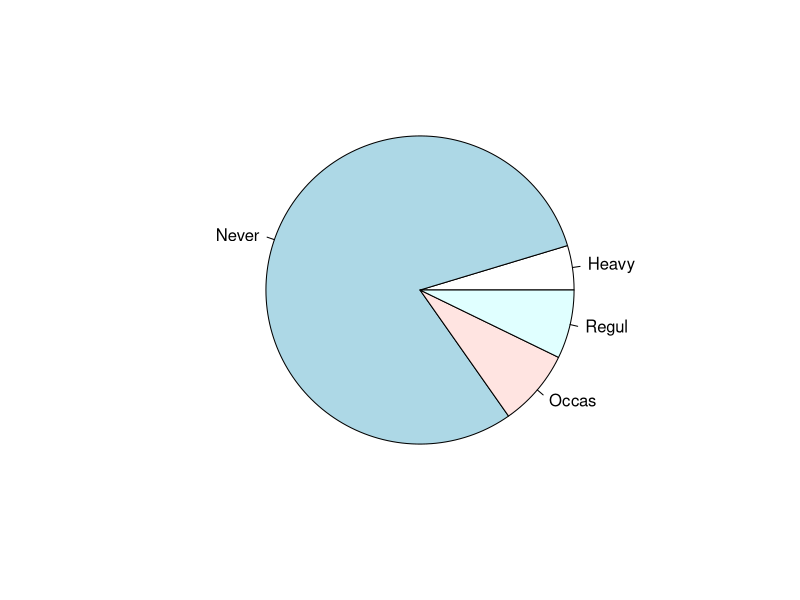
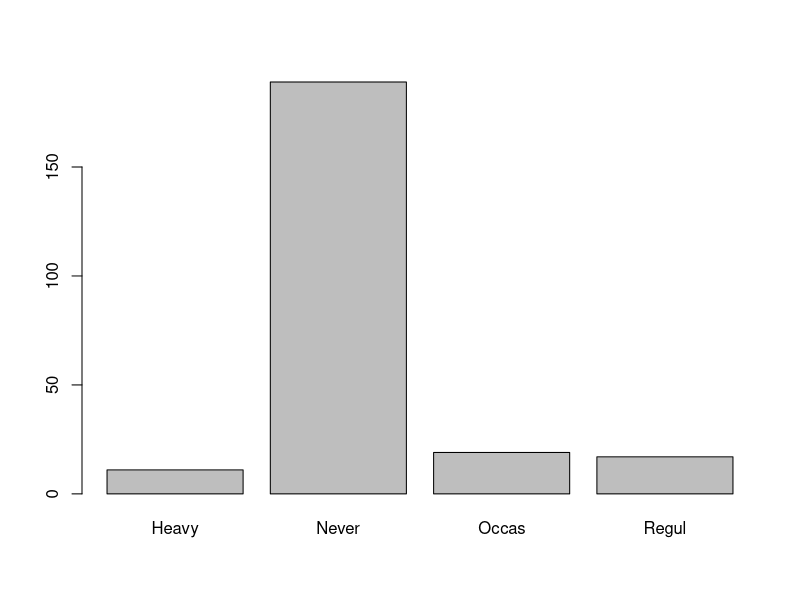
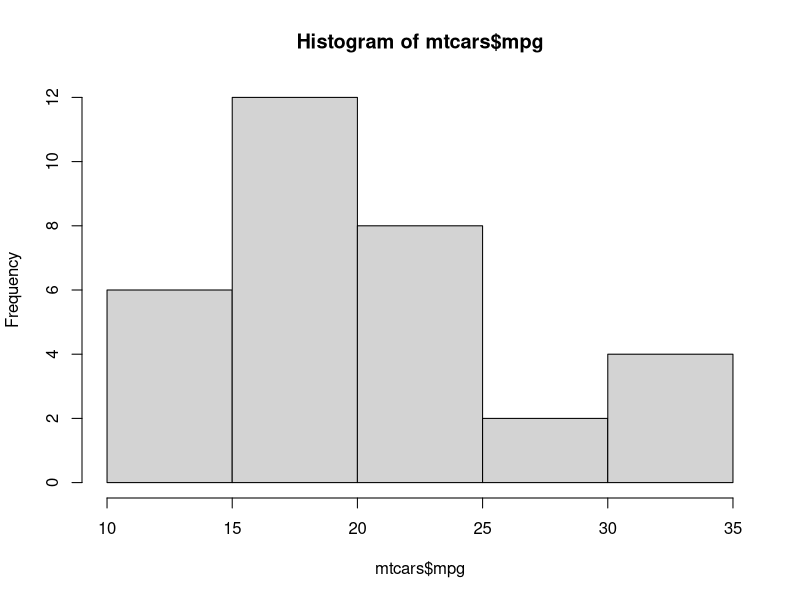
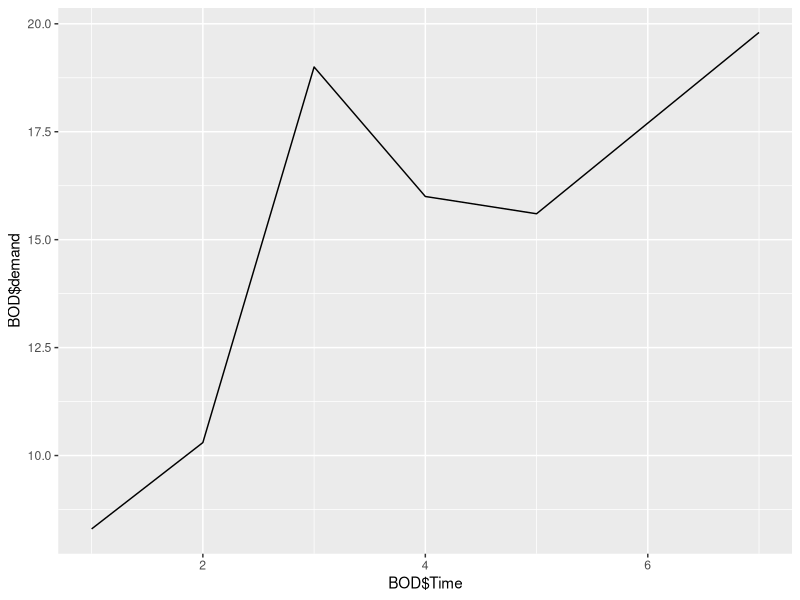
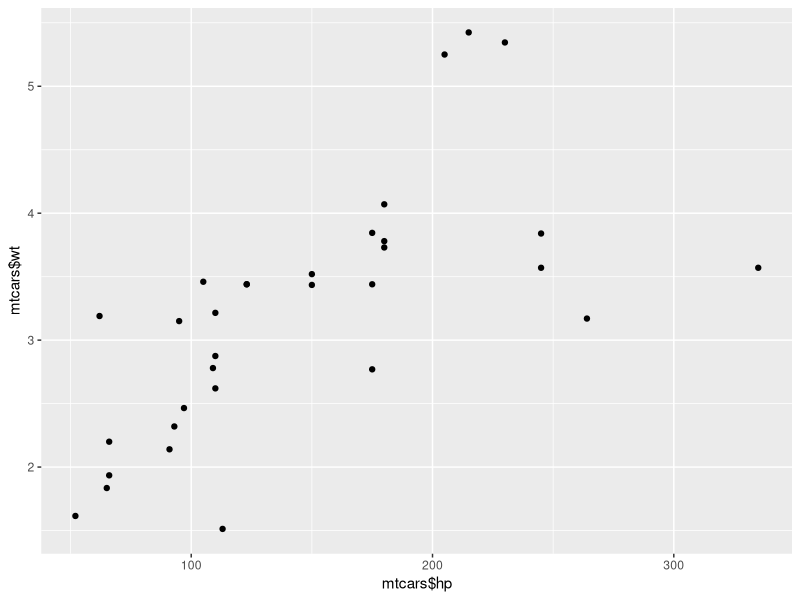
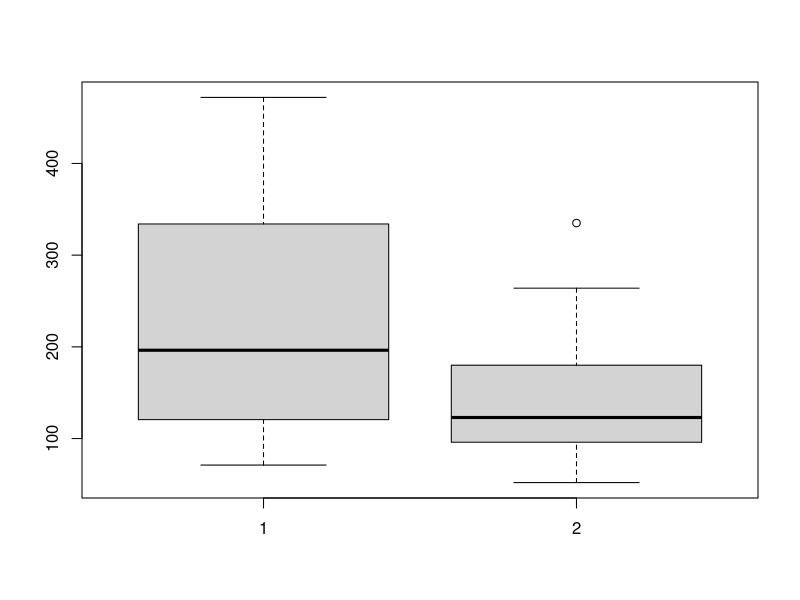
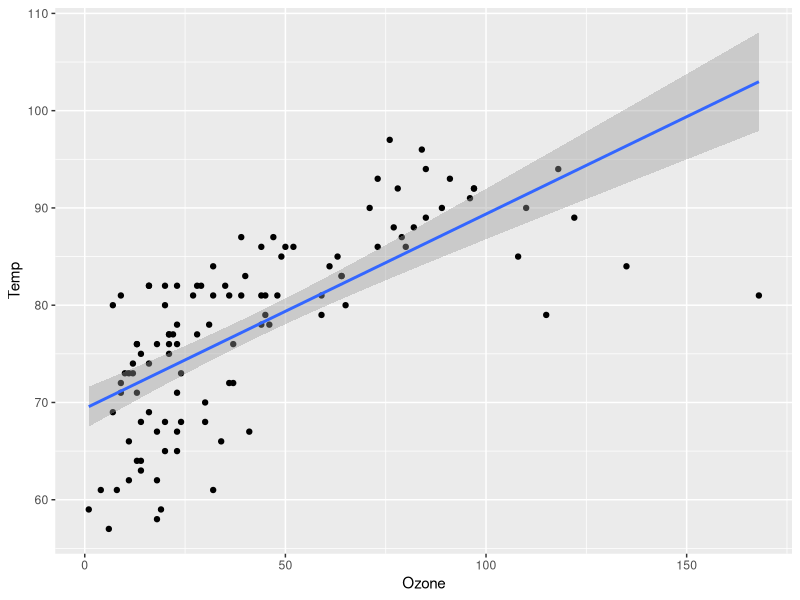
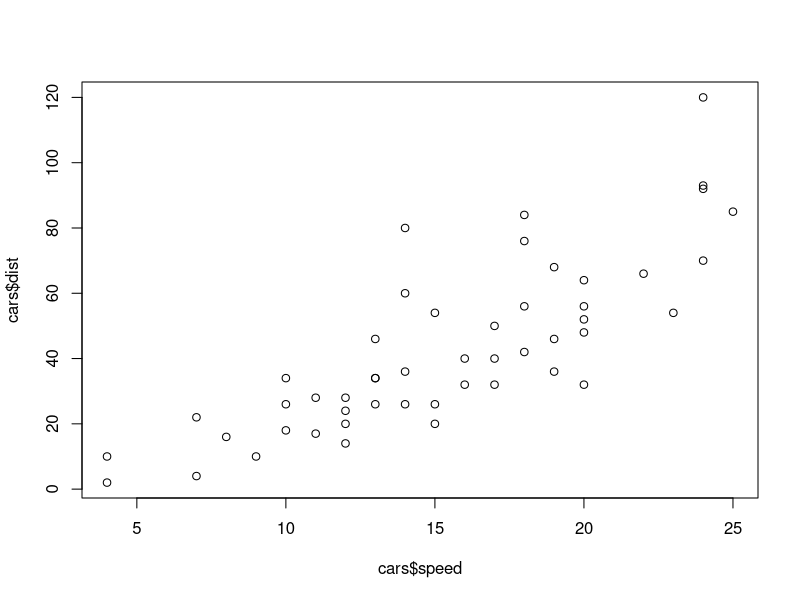

Write the R code that produced these figures, in order.
#==================#
# 02. 기초통계분석 #
#==================#

###############
# 1. 기술통계 #
###############

## (4) 자료의 요약

# (b) 질적자료 요약 기법 사례
library(MASS)
data(survey)

# frequency table
table(survey$Smoke)

# pie chart
smoke<-table(survey$Smoke)
pie(smoke)

#bar chart
barplot(smoke)

# contingency table
table(survey$Sex,survey$Smoke)


# (d) 양적 자료 요약 기법 사례
data(mtcars)

# histogram
hist(mtcars$mpg)

#stem and leaf   # 줄기잎그림 
stem(mtcars$hp) 

#line graph 선 그래프 
library(ggplot2)
ggplot(BOD, aes(x=BOD$Time, y=BOD$demand)) + geom_line()

#scatter plot  산점도 
ggplot(mtcars,aes(x=mtcars$hp, y=mtcars$wt)) + geom_point()


## (5) 자료의 요약: 중심위치
#상자도표 사례
boxplot(mtcars$disp, mtcars$hp)


## (6) 자료의 요약 사례
data(iris)
head(iris)
summary(iris)
mean(iris$Petal.Width)
median(iris$Petal.Width)
sd(iris$Petal.Width)    # standard deviation
var(iris$Petal.Width)
quantile(iris$Petal.Width, 1/4)   # 1st quadrant
quantile(iris$Petal.Width, 3/4)   # 3rd quadrant
max(iris$Petal.Width)
min(iris$Petal.Width)


###########################
# 2. Correlation Analysis #
###########################

## (5) 상관분석의 사례
install.packages("Hmisc")
library(Hmisc)   # install : install.packages(“Hmisc”)
library(ggplot2)  # install : install.packages(“ggplot2”)
data(airquality)
aq<-na.omit(airquality)
head(aq)

g <- ggplot(aq, aes(Ozone,Temp))
g + geom_point() + geom_smooth(method="lm") # geom_smooth => 회귀선을 도출하는 함수 

# (a) cor(): 두변수
cor(aq$Ozone, aq$Temp)

# (b) cor(): dataset에 포함된 모든 변수
cor(aq[,c(1:4)])  # mtcars 

# (c) cov()
cov(aq[,c(1:4)])

# (d) 피어슨상관분석
cor(as.matrix(aq[,c(1:4)]),method="pearson")

# (e) 스피어만 서열척도 예제(2013년 프로야구 선수 기록 발췌)
Player<-c("LSY","CHW","KHS","BBH","KJH","NJW","CJ")
BT <- c(443,511,434,450,450,435,434)
H2 <- c(24,28,23,17,21,18,18)
HR <- c(13,29,16,37,22,21,28)
BB <- c(30,47,62,92,68,62,64)
SO <- c(94,91,71,96,109,70,109)
data1 <- data.frame(BT,H2,HR,BB,SO)
rownames(data1)<-Player
rcorr(as.matrix(data1), type="spearman")

# (f) 켄달  예제
cor(data1, method="kendall")

####################
# 3. 회귀분석 개념 #
####################

## (8) 단순회귀분석 사례

# regression analysis
data(cars)

# scatter plot
plot(cars$speed, cars$dist)

# correlation analysis
cor.test(cars$speed, cars$dist)

# 회귀분석 실시
m <- lm(dist~speed, data=cars)  # 선형회귀 핵심 함수 
summary(m)

# test
par(mfrow=c(2,2))
plot(m)
par(mfrow=c(1,1))  # 그래픽 모양 조절 // mfrow => 한 화면에 여러 그래프 비교할 때 

plot(cars$speed, cars$dist) # visualize regession model
abline(coef(m))


######################
# 4. 회귀분석의 종류 #
######################

## (5) 다중회귀분석 사례

# multiple linear Regression
data(iris)

# scatter plot matrix
plot(iris[,1:4])

# correlation analysis
cor(iris[,1:4])

rs <- lm( Sepal.Length~Sepal.Width + Petal.Length + Petal.Width ,data=iris)

summary(rs)

par(mfrow=c(2,2))
plot(rs)
par(mfrow=c(1,1))


############################
# 5. 최적회귀방정식의 선택 #
############################

## (4) 모델선택 사례
data(mtcars)
# 다중회귀분석 함수 step() 변수선택 방법들 

# forward selection 변수 추가해나가는 방법 
step(lm(disp~1,data=mtcars), direction="forward", scope=(~mpg+cyl+hp+drat+wt))

# backward selection 변수를 삭제해나가는 방법 
step(lm(disp~mpg+cyl+hp+drat+wt,data=mtcars), direction="backward")

# both 추가와 삭제를 모두 사용한 방법 
step(lm(disp~mpg+cyl+hp+drat+wt,data=mtcars), direction="both")
